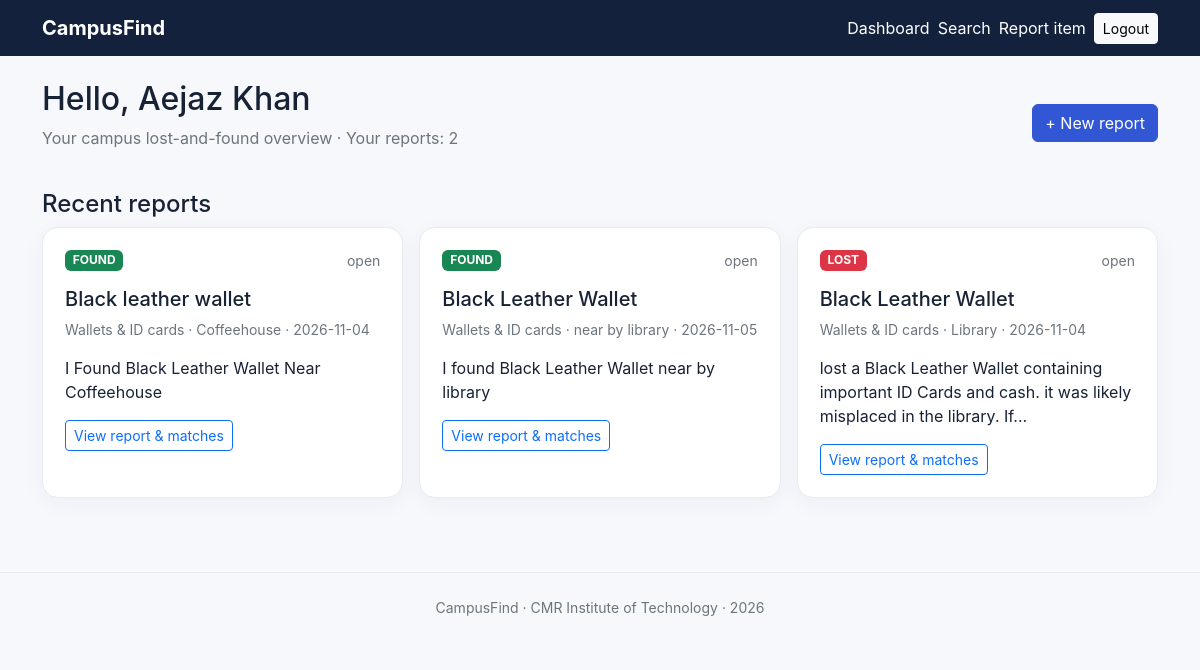
The app's page /dashboard (signed in) with its own data.
### tables this page shows
CREATE TABLE users(
        id INTEGER PRIMARY KEY AUTOINCREMENT,
        name TEXT NOT NULL,
        email TEXT UNIQUE NOT NULL,
        password_hash TEXT NOT NULL,
        role TEXT NOT NULL DEFAULT 'user',
        created_at TEXT NOT NULL
    );

CREATE TABLE items(
        id INTEGER PRIMARY KEY AUTOINCREMENT,
        user_id INTEGER NOT NULL,
        item_type TEXT NOT NULL CHECK(item_type IN ('lost','found')),
        title TEXT NOT NULL,
        category TEXT NOT NULL,
        description TEXT NOT NULL,
        location TEXT NOT NULL,
        event_date TEXT NOT NULL,
        image_filename TEXT,
        status TEXT NOT NULL DEFAULT 'open',
        created_at TEXT NOT NULL,
        FOREIGN KEY(user_id) REFERENCES users(id)
    );

### app.py (the view)
@app.route("/dashboard")
@login_required
def dashboard():
    items = db().execute("""
        SELECT items.*, users.name AS reporter FROM items
        JOIN users ON users.id=items.user_id
        ORDER BY items.created_at DESC LIMIT 30
    """).fetchall()
    my_items = db().execute("SELECT COUNT(*) AS n FROM items WHERE user_id=?", (session["user_id"],)).fetchone()["n"]
    return render_template("dashboard.html", items=items, my_items=my_items)

### app.py (called while the page is built)
def db():
    if "db" not in g:
        g.db = sqlite3.connect(DB_PATH)
        g.db.row_factory = sqlite3.Row
        g.db.execute("PRAGMA foreign_keys = ON")
    return g.db

def login_required(fn):
    @wraps(fn)
    def wrapper(*args, **kwargs):
        if not session.get("user_id"):
            flash("Please log in to continue.", "warning")
            return redirect(url_for("login"))
        return fn(*args, **kwargs)
    return wrapper

@app.context_processor
def inject_year():
    return {"current_year": datetime.now().year}

### templates/dashboard.html
{% extends "base.html" %}{% block title %}Dashboard{% endblock %}{% block content %}
<div class="d-flex justify-content-between align-items-center flex-wrap gap-2"><div><h2>Hello, {{ session.get('name') }}</h2><p class="text-secondary">Your campus lost-and-found overview · Your reports: {{ my_items }}</p></div><a class="btn btn-primary" href="{{ url_for('report') }}">+ New report</a></div>
<h4 class="mt-4">Recent reports</h4>
<div class="row g-3">{% for item in items %}<div class="col-md-6 col-lg-4"><div class="item-card h-100">
<div class="d-flex justify-content-between"><span class="badge {{ 'text-bg-danger' if item.item_type=='lost' else 'text-bg-success' }}">{{ item.item_type|upper }}</span><span class="small text-secondary">{{ item.status }}</span></div>
<h5 class="mt-3">{{ item.title }}</h5><p class="small text-secondary">{{ item.category }} · {{ item.location }} · {{ item.event_date }}</p><p>{{ item.description|truncate(115) }}</p><a href="{{ url_for('item_detail', item_id=item.id) }}" class="btn btn-outline-primary btn-sm">View report & matches</a>
</div></div>{% else %}<p>No reports yet. Add the first one.</p>{% endfor %}</div>{% endblock %}

### templates/base.html (shortened to what this page needs)
<!doctype html>
<html lang="en">
<head>
  <link href="https://cdn.jsdelivr.net/npm/bootstrap@5.3.3/dist/css/bootstrap.min.css" rel="stylesheet">
  <link href="{{ url_for('static', filename='style.css') }}" rel="stylesheet">
</head>
<body>
<nav class="navbar navbar-expand-lg navbar-dark nav-custom">
 <div class="container"><a class="navbar-brand fw-bold" href="{{ url_for('index') }}">CampusFind</a>
  <div class="d-flex gap-2 align-items-center">
   {% if session.get('user_id') %}
    <a class="nav-link text-white" href="{{ url_for('dashboard') }}">Dashboard</a>
    <a class="nav-link text-white" href="{{ url_for('search') }}">Search</a>
    <a class="nav-link text-white" href="{{ url_for('report') }}">Report item</a>
    <a class="btn btn-light btn-sm" href="{{ url_for('logout') }}">Logout</a>
   {% else %}
    <a class="nav-link text-white" href="{{ url_for('login') }}">Login</a>
    <a class="btn btn-light btn-sm" href="{{ url_for('register') }}">Create account</a>
   {% endif %}
  </div>
 </div>
</nav>
<main class="container py-4">
 {% block content %}{% endblock %}
</main>
<footer class="text-center py-4 text-secondary small">CampusFind · CMR Institute of Technology · {{ current_year }}</footer>
</body></html>

### static/style.css (style rules this page uses)
:root { --navy:#14213d;--blue:#3157d5;--pale:#eef3ff }
body { background:#f6f8fc;color:#182235;font-family:Inter,system-ui,Arial,sans-serif }
.nav-custom { background:var(--navy) }
.btn-primary { background:var(--blue);border-color:var(--blue) }
.feature,.item-card,.form-card { background:white;border:1px solid #e6eaf2;border-radius:16px;padding:22px;box-shadow:0 6px 22px #1d35570b }
footer { border-top:1px solid #e8ecf3;margin-top:50px }

### records on screen
users: get "Aejaz Khan"
items: item_type "FOUND", status "open", title "Black leather wallet", category "Wallets & ID cards", location "Coffeehouse", event_date "2026-11-04", description "I Found Black Leather Wallet Near Coffeehouse"
items: item_type "FOUND", status "open", title "Black Leather Wallet", category "Wallets & ID cards", location "near by library", event_date "2026-11-05", description "I found Black Leather Wallet near by library"
items: item_type "LOST", status "open", title "Black Leather Wallet", category "Wallets & ID cards", location "Library", event_date "2026-11-04", description "lost a Black Leather Wallet containing important ID Cards and cash. it was likely misplaced in the library. If..."

### other values on screen
{{ my_items }} "2"
